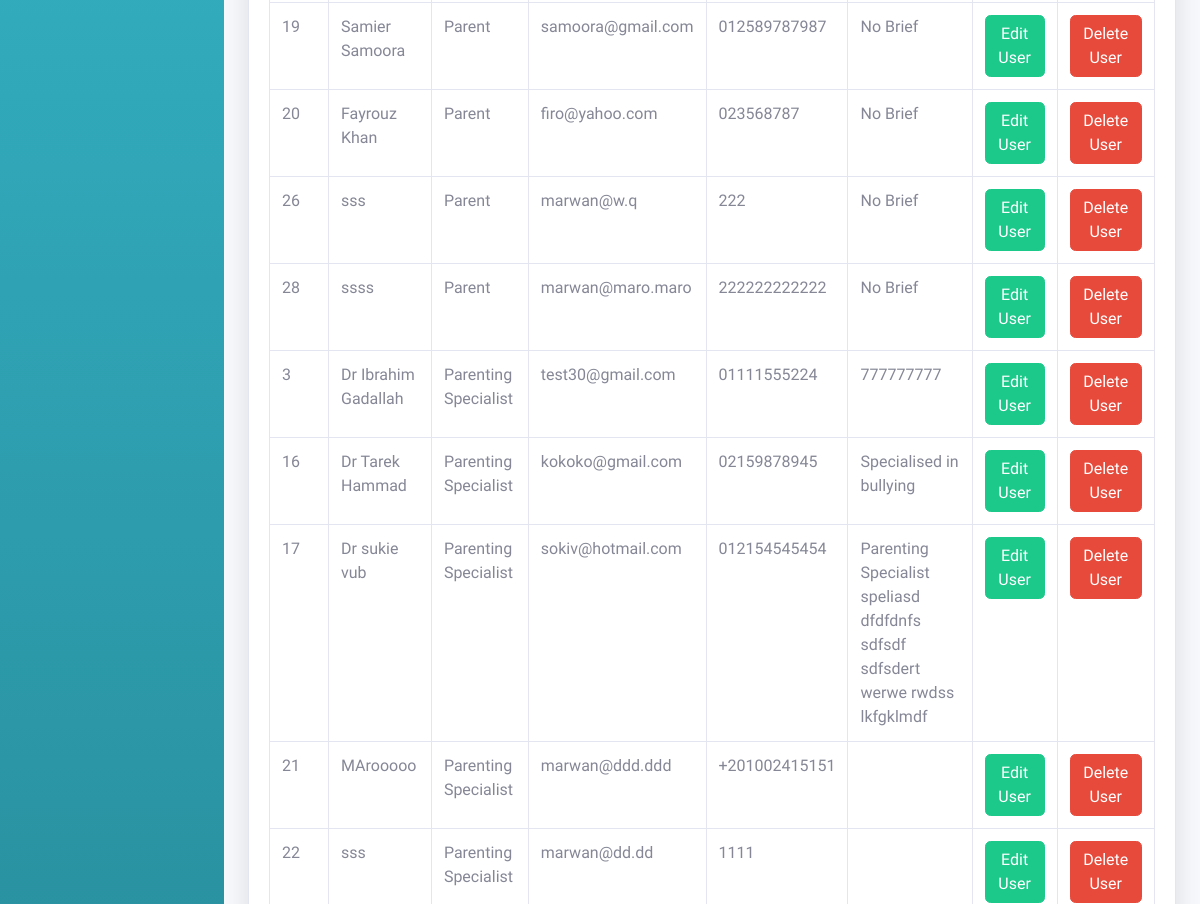
Before: /grad/viewuser.html (signed in, middle part) with the older database file.
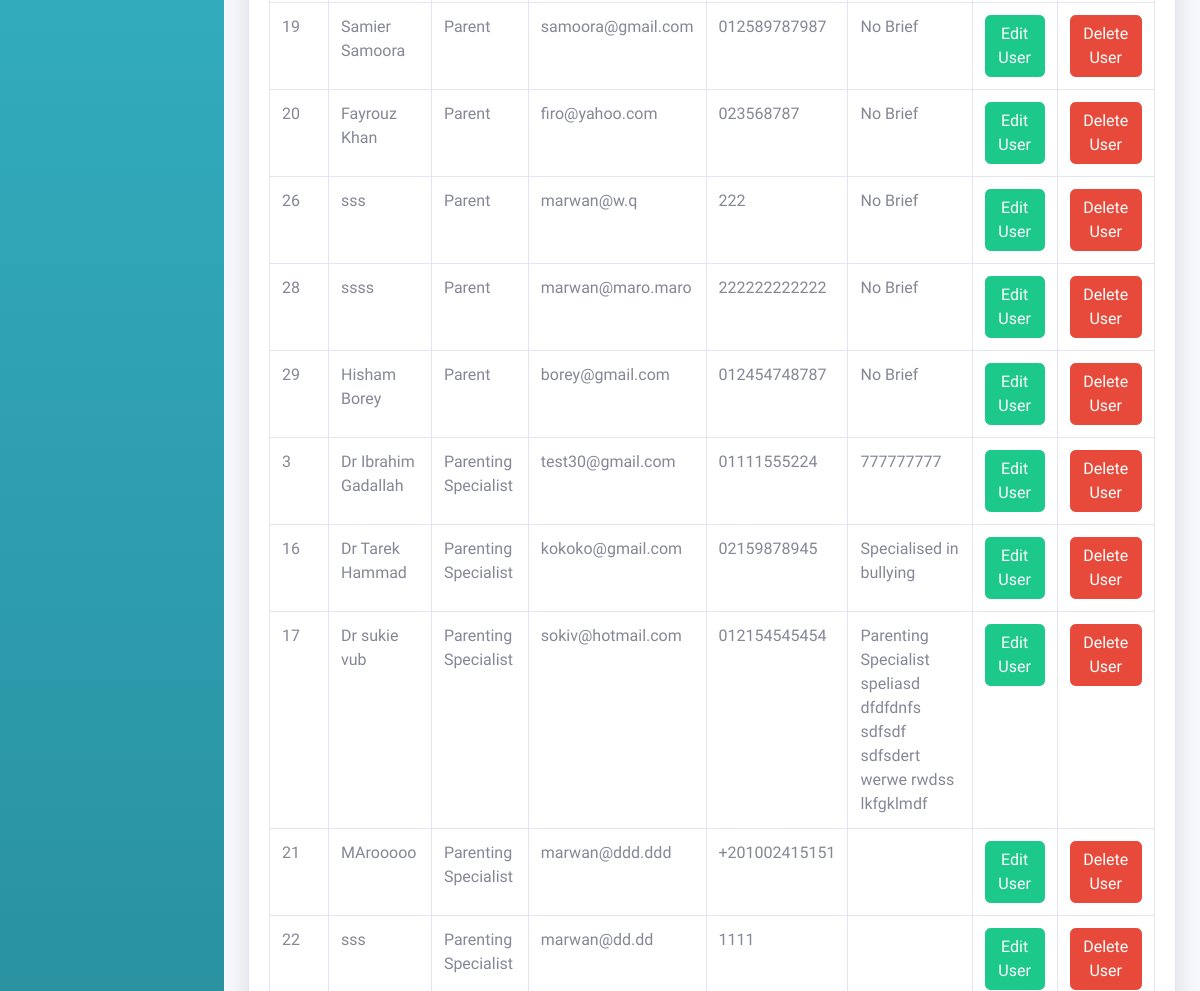
After: the same page with the newer database file.
### grad/models.py (models this page shows, shortened)
class User(models.Model):
    user_password = models.CharField(max_length=32)
    user_name = models.CharField(max_length=25)
    user_phone = models.CharField(max_length=15)
    user_email = models.EmailField(max_length=254)
    user_role = models.IntegerField()

class Parent(User):
    def __str__(self):
        return f"{self.id}"

class User(models.Model):
    user_password = models.CharField(max_length=32)
    user_name = models.CharField(max_length=25)
    user_phone = models.CharField(max_length=15)
    user_email = models.EmailField(max_length=254)
    user_role = models.IntegerField()

class Specialist(User):
    active_status = models.BooleanField(default=0)
    specialist_brief = models.CharField(max_length=500)

### grad/views.py (the view)
# urls.py: path("viewuser.html", views.viewuser, name="viewuser"),
def viewuser(request):
    if not request.user.is_authenticated:
        messages.error(request, "You are not authorized to view this page!")
        return HttpResponseRedirect(reverse("login"))
    else:
        return render(request, "grad/viewuser.html", {
            "all_users": chain(Parent.objects.all(), Specialist.objects.all()),
        })

### grad/templates/grad/viewuser.html (shortened to what this page needs)
<!DOCTYPE html>
<html lang="en">
<head>
    {% load static %}
    <link href="{% static 'grad/vendor/fontawesome-free/css/all.min.css' %}" rel="stylesheet" type="text/css">
    <link href="{% static 'grad/css/sb-admin-2.min.css' %}" rel="stylesheet">
    <link href="{% static 'grad/vendor/datatables/dataTables.bootstrap4.min.css' %}" rel="stylesheet">
</head>
<body id="page-top">
    <div id="wrapper">
        {% include "grad/sidebar.html" %}
        <div id="content-wrapper" class="d-flex flex-column">
            <div id="content">
                <div class="container-fluid">
                    <div class="card shadow mb-4">
                        <div class="card-body">
                            <div class="table-responsive">
                                <table class="table table-bordered table-hover" id="dataTable" width="100%"
                                    cellspacing="0">
                                    <tbody>
                                        {% for user in all_users %}
                                        <tr>
                                            <td>{{user.id}}</td>
                                            <td>{{user.user_name}}</td>
                                            {% if user.user_role == 3 %}
                                            <td>Parent</td>
                                            {% else %}
                                            <td>Parenting Specialist</td>
                                            {% endif %}
                                            <td>{{user.user_email}}</td>
                                            <td>{{user.user_phone}}</td>
                                            {% if user.user_role == 3 %}
                                            <td>No Brief</td>
                                            {% else %}
                                            <td>{{user.specialist_brief}}</td>
                                            {% endif %}
                                            <td><a href="{% url 'edituser' user.id user.user_role %}"
                                                    class="btn btn-success">Edit User</a></td>
                                            <td><a href="{% url 'deleteuser' user.id user.user_role %}"
                                                    class="btn btn-danger">Delete User</a></td>
                                        </tr>
                                        {% endfor %}
                                    </tbody>
                                </table>
                            </div>
                        </div>
                    </div>
                </div>
            </div>
        </div>
    </div>
</body>
</html>

### grad/templates/grad/sidebar.html (shortened to what this page needs)
<ul class="navbar-nav bg-gradient-info sidebar sidebar-dark accordion" id="accordionSidebar">
</ul>

### grad/templates/grad/navbar.html (shortened to what this page needs)
                {% load static %}

Changed rows visible on the page:
added Parent: id "29", user_name "Hisham Borey", shows "Parent", user_email "borey@gmail.com", user_phone "012454748787", shows "No Brief"
